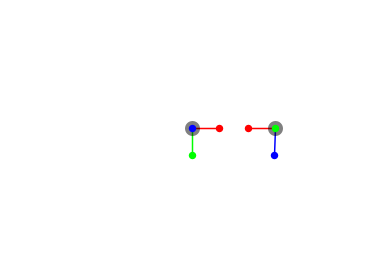
Frame 1 (no input)
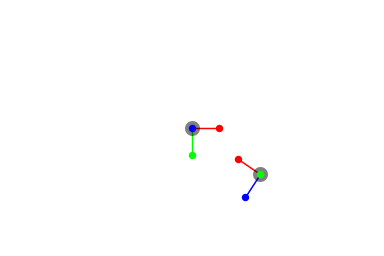
Frame 60 (the mouse pressed at the canvas centre just before this capture)
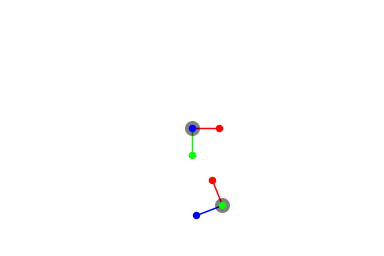
Frame 120 (the mouse held since frame 60 and released just before this capture)

The Processing sketch that drew these frames (run headless with seeded random() and noise(); from frame 60 on, the mouse is pressed at the canvas centre):

// Processing sketch: fleches
// ── fleches.pde
PVector origin = new PVector();
PVector local = new PVector();
PVector world = new PVector();

PVector i = new PVector();
PVector j = new PVector();
PVector k = new PVector();

float theta = 0.0;
float scalar = 50.0;
float rotvel = 0.01;
String titleformat = "i [ %.2f , %.2f ] , "
  + "k [ %.2f , %.2f ]";

void setup() {
  size(384, 256);
  origin.set(width * 0.5, height * 0.5);
  float offset = min(width, height) * 0.325;
  local.set(offset, 0.0);
  scalar = offset * 0.325;
}

void draw() {
  background(0xffffffff);

  local.rotate(rotvel);

  // Translate the mover from local to
  // world space by adding the origin.
  PVector.add(local, origin, world);

  // Assume camera is looking down at
  // the origin and mover.
  j.set(0.0, 0.0, 1.0);

  // Since the mover is traveling clockwise, its
  // right side is always pointing to the origin.
  PVector.sub(origin, world, i);
  i.normalize();

  // Derive forward (a line tangent to the
  // imaginary circle formed by the rotation)
  // by crossing right with up.
  PVector.cross(i, j, k);
  k.normalize();

  surface.setTitle(String.format(
    titleformat, i.x, i.y, k.x, k.y));

  // Scale and translate directions for display.
  i.mult(scalar);
  k.mult(scalar);
  i.add(world);
  k.add(world);

  // Draw i, j, k.
  strokeWeight(1.5);
  stroke(0xffff0000);
  line(origin.x, origin.y, origin.x + scalar, origin.y);
  line(world.x, world.y, i.x, i.y);
  stroke(0xff00ff00);
  line(origin.x, origin.y, origin.x, origin.y + scalar);
  // Up is not visible in local space.
  stroke(0xff0000ff);
  line(world.x, world.y, k.x, k.y);
  // Forward is not visible in world space.

  // Draw origin and mover.
  strokeWeight(15);
  stroke(0x7f000000);
  point(origin.x, origin.y);
  point(world.x, world.y);

  // Draw endpoints of i, j, k.
  strokeWeight(7.5);
  stroke(0xffff0000);
  point(origin.x + scalar, origin.y);
  point(i.x, i.y);
  stroke(0xff00ff00);
  point(origin.x, origin.y + scalar);
  point(world.x, world.y);
  stroke(0xff0000ff);
  point(k.x, k.y);
  point(origin.x, origin.y);
}
